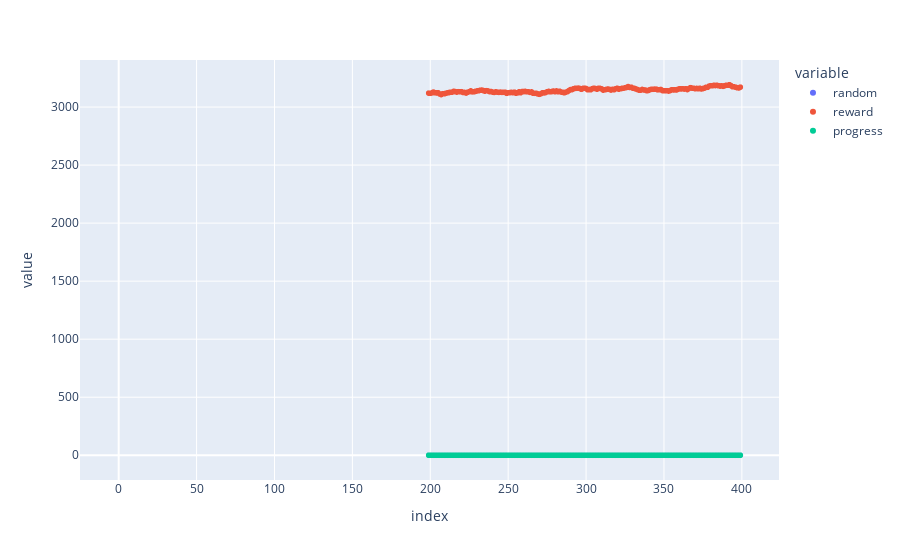

The cell this chart's notebook holds for it:
### Code cell
px.scatter(data_frame=data, y=['random',"reward", "progress"] ,  )

### Figure 1 — Plotly figure (JSON) as saved in the notebook; plotly's stock layout.template omitted (floating-point values rounded to 4 significant figures; data arrays with more than 128 entries replaced by an {"elided": "..."} marker saying what was removed)
{"data": [{"hovertemplate": "variable=random<br>index=%{x}<br>value=%{y}<extra></extra>", "legendgroup": "random", "marker": {"color": "#636efa", "symbol": "circle"}, "mode": "markers", "name": "random", "showlegend": true, "type": "scattergl", "x": {"elided": "400 int values"}, "xaxis": "x", "y": {"elided": "400 float values"}, "yaxis": "y"}, {"hovertemplate": "variable=reward<br>index=%{x}<br>value=%{y}<extra></extra>", "legendgroup": "reward", "marker": {"color": "#EF553B", "symbol": "circle"}, "mode": "markers", "name": "reward", "showlegend": true, "type": "scattergl", "x": {"elided": "400 int values"}, "xaxis": "x", "y": {"elided": "400 float values"}, "yaxis": "y"}, {"hovertemplate": "variable=progress<br>index=%{x}<br>value=%{y}<extra></extra>", "legendgroup": "progress", "marker": {"color": "#00cc96", "symbol": "circle"}, "mode": "markers", "name": "progress", "showlegend": true, "type": "scattergl", "x": {"elided": "400 int values"}, "xaxis": "x", "y": {"elided": "400 int values"}, "yaxis": "y"}], "layout": {"legend": {"title": {"text": "variable"}, "tracegroupgap": 0}, "margin": {"t": 60}, "xaxis": {"anchor": "y", "domain": [0, 1], "title": {"text": "index"}}, "yaxis": {"anchor": "x", "domain": [0, 1], "title": {"text": "value"}}}}
